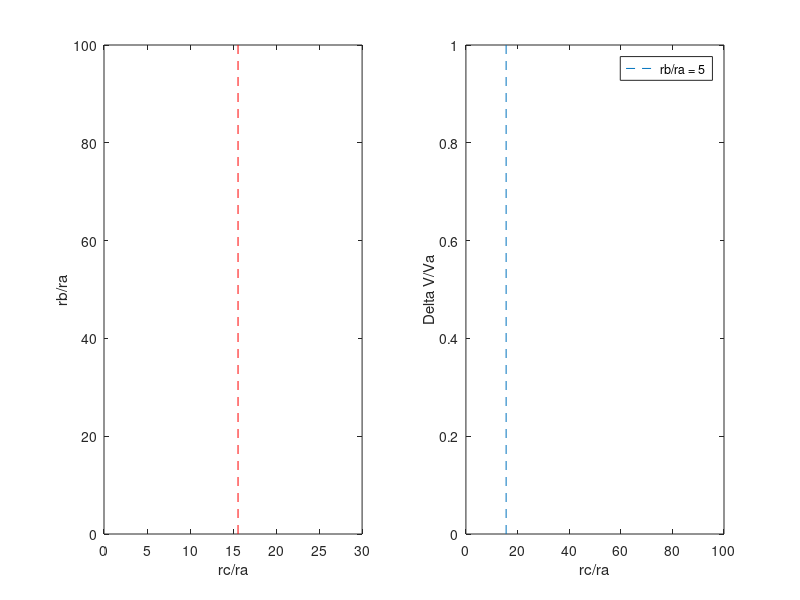

MATLAB code for this plot: (Note: this script raises an error after producing the figure.)
%Hohmann Transfer vs Bielliptic Transfer
%Haley McKenzie


%NOTE: Figures will not generate properly if program is only run once. MUST run a
%second time without closing the figures to view proper figures

clear
clc

%intiializing variables for common use or for loops
ra = 3600;
v = 10.52;
rcra = linspace(0.5,30,60);
rbra = linspace(0.5,100,200);
mu = 398600;
i = 1;
j = 1;
k = 1;
p = 1;

%timing
tic
%for loop to constructthe velocitu values
for p=1:length(rcra)
    for i = 1:length(rbra)
        %determining intitial values for each ratio set like radii and
        %semi-major axis
        rc = rcra(p)*ra;
        rb = rbra(i)*ra;
        a2 = (ra+rb)/2;
        a3 = (rb+rc)/2;
        ah = (ra+rc)/2;

        %constructing line with equal radii
        if round(rb) == round(rc)
            m(j) = rcra(p);
            n(j) = rbra(i);
            j = j+1;
        end

        %velocity of the bielliptic tranfer separated to prevent human
        %error
        vb1(p,i) = sqrt((2*mu/ra)-(mu/a2)) - sqrt(mu/ra);
        vb2(p,i) = sqrt((2*mu/rb)-(mu/a3)) - sqrt((2*mu/rb)-(mu/a2));
        vb3(p,i) = sqrt((2*mu/rc)-(mu/a3)) - sqrt(mu/rc);
        vb(p,i) = abs(vb1(p,i)) + abs(vb2(p,i)) + abs(vb3(p,i));
        %extra variable of vbar for both calculated though not used
        vbbar(p,i) = sqrt((2*(rcra(p))+rbra(i))/(rcra(p)*rbra(i))) -((-1+sqrt(rcra(p)))/sqrt(rcra(p))) - (sqrt(2/(rbra(i)*(1+rbra(i))))*(1-rbra(i)));
        
        %velocity of hohman transfer
        vh1(p,i) = sqrt(((2*mu)/ra)-(mu/ah)) - sqrt(mu/ra);
        vh2(p,i) = sqrt(mu/rc) - sqrt(((2*mu)/rc)-(mu/ah));
        vh(p,i) = abs(vh1(p,i)) + abs(vh2(p,i));
        rt = sqrt(2);
        %extra variable of vbar for both calculated though not used
        vhbar(p,i) = (1/sqrt(rcra(p)))-((rt*(1-rcra(p)))/sqrt(rcra(p)*(1+rcra(p)))) -1;

        %finding points where the two velocity costs are equal (or close to
        %equal due to matlab constraints)
        if (abs(vb(p,i) - vh(p,i)) < 0.0005) && (round(rb)~=round(rc)) && rbra(i)~=1
            g(k) = rcra(p);
            h(k) = rbra(i);
            k = k+1;
        end
        i=i+1;
    end
    p = p+1;
end

%timing
toc

%creating points for the critical value lines
lowcritx = [11.94 11.94];
lowcrity = [0 100];
highcritx = [15.58 15.58];
highcrity = [0 100];

%points to fill in the graph, estimated
%bottom region
z = [0 30 30];
w = [0 0 30];
%right side region
q = [12 12.5 13 13.5 14.5 15.5 30 30];
o = [100 91.5 48.5 33.5 21.5 16 30 100];

%creating the first plot
figure(1)
hold on
subplot(1,2,1)
fill(z,w,'c')
fill(q,o,'m')
plot(g,h,'color','k')
plot(m,n,'color','k')
plot(lowcritx,lowcrity,'lineStyle','--','Color','r')
plot(highcritx,highcrity,'LineStyle','--','Color','r')
xlabel("rc/ra")
ylabel("rb/ra")
axis([0 30 0 100])

%timing
toc

%initial values for the second plot
rcra1 = linspace(0,100,100);
rbra1 = 5;
rbra2 = 11.94;
rbra3 = 15.58;
rbra4 = 20;
rbra5 = 30;
rbra6 = 50;
rbra7 = 100;
rbra8 = 1000000;
b = 1;

%for loop to find curves for second plot
for b=1:length(rcra1)
    %for rb/ra = 5
    rb1 = rbra1*ra;
    rc1 = rcra1(b)*ra;
    a21 = (ra+rb1)/2;
    a31 = (rb1+rc1)/2;
    vb11(b) = sqrt((2*mu/ra)-(mu/a21)) - sqrt(mu/ra);
    vb21(b) = sqrt((2*mu/rb1)-(mu/a31)) - sqrt((2*mu/rb1)-(mu/a21));
    vb31(b) = sqrt((2*mu/rc1)-(mu/a31)) - sqrt(mu/rc1);
    vbtot1(b) = (abs(vb11(b)) + abs(vb21(b)) + abs(vb31(b)))/v;

    %for rb/ra = 11.94
    rb2 = rbra2*ra;
    rc2 = rcra1(b)*ra;
    a22 = (ra+rb1)/2;
    a32 = (rb1+rc1)/2;
    vb12(b) = sqrt((2*mu/ra)-(mu/a22)) - sqrt(mu/ra);
    vb22(b) = sqrt((2*mu/rb2)-(mu/a32)) - sqrt((2*mu/rb2)-(mu/a22));
    vb32(b) = sqrt((2*mu/rc2)-(mu/a32)) - sqrt(mu/rc2);
    vbtot2(b) = (abs(vb12(b)) + abs(vb22(b)) + abs(vb32(b)))/v;
    

    %for rb/ra = 15.58
    rb3 = rbra3*ra;
    rc3 = rcra1(b)*ra;
    a23 = (ra+rb1)/2;
    a33 = (rb1+rc1)/2;
    vb13(b) = sqrt((2*mu/ra)-(mu/a23)) - sqrt(mu/ra);
    vb23(b) = sqrt((2*mu/rb3)-(mu/a33)) - sqrt((2*mu/rb3)-(mu/a23));
    vb33(b) = sqrt((2*mu/rc3)-(mu/a33)) - sqrt(mu/rc3);
    vbtot3(b) = (abs(vb13(b)) + abs(vb23(b)) + abs(vb33(b)))/v;


    %for rb/ra = 20
    rb4 = rbra4*ra;
    rc4 = rcra1(b)*ra;
    a24 = (ra+rb4)/2;
    a34 = (rb4+rc4)/2;
    vb14(b) = sqrt((2*mu/ra)-(mu/a24)) - sqrt(mu/ra);
    vb24(b) = sqrt((2*mu/rb4)-(mu/a34)) - sqrt((2*mu/rb4)-(mu/a24));
    vb34(b) = sqrt((2*mu/rc4)-(mu/a34)) - sqrt(mu/rc4);
    vbtot4(b) = (abs(vb14(b)) + abs(vb24(b)) + abs(vb34(b)))/v;

    %for rb/ra = 30
    rb5 = rbra5*ra;
    rc5 = rcra1(b)*ra;
    a25 = (ra+rb5)/2;
    a35 = (rb5+rc5)/2;
    vb15(b) = sqrt((2*mu/ra)-(mu/a25)) - sqrt(mu/ra);
    vb25(b) = sqrt((2*mu/rb5)-(mu/a35)) - sqrt((2*mu/rb5)-(mu/a25));
    vb35(b) = sqrt((2*mu/rc5)-(mu/a35)) - sqrt(mu/rc5);
    vbtot5(b) = (abs(vb15(b)) + abs(vb25(b)) + abs(vb35(b)))/v;

    %for rb/ra = 50
    rb6 = rbra6*ra;
    rc6 = rcra1(b)*ra;
    a26 = (ra+rb6)/2;
    a36 = (rb6+rc6)/2;
    vb16(b) = sqrt((2*mu/ra)-(mu/a26)) - sqrt(mu/ra);
    vb26(b) = sqrt((2*mu/rb6)-(mu/a36)) - sqrt((2*mu/rb6)-(mu/a26));
    vb36(b) = sqrt((2*mu/rc6)-(mu/a36)) - sqrt(mu/rc6);
    vbtot6(b) = (abs(vb16(b)) + abs(vb26(b)) + abs(vb36(b)))/v;

    %for rb/ra = 100
    rb7 = rbra7*ra;
    rc7 = rcra1(b)*ra;
    a27 = (ra+rb7)/2;
    a37 = (rb7+rc7)/2;
    vb17(b) = sqrt((2*mu/ra)-(mu/a27)) - sqrt(mu/ra);
    vb27(b) = sqrt((2*mu/rb7)-(mu/a37)) - sqrt((2*mu/rb7)-(mu/a27));
    vb37(b) = sqrt((2*mu/rc7)-(mu/a37)) - sqrt(mu/rc7);
    vbtot7(b) = (abs(vb14(b)) + abs(vb24(b)) + abs(vb34(b)))/v;

    %for rb/ra = 1000000 approx. infinity
    rb8 = rbra8*ra;
    rc8 = rcra1(b)*ra;
    a28 = (ra+rb8)/2;
    a38 = (rb8+rc8)/2;
    vb18(b) = sqrt((2*mu/ra)-(mu/a28)) - sqrt(mu/ra);
    vb28(b) = sqrt((2*mu/rb8)-(mu/a38)) - sqrt((2*mu/rb8)-(mu/a28));
    vb38(b) = sqrt((2*mu/rc8)-(mu/a38)) - sqrt(mu/rc8);
    vbtot8(b) = (abs(vb18(b)) + abs(vb28(b)) + abs(vb38(b)))/v;

    %hohmann transfer curve
    rch = rcra1(b)*ra;
    ah1 = (ra+rch)/2;
    vh11(b) = sqrt(((2*mu)/ra)-(mu/ah1)) - sqrt(mu/ra);
    vh21(b) = sqrt(mu/rch) - sqrt(((2*mu)/rch)-(mu/ah1));
    vhtot1(b) = (abs(vh11(b)) + abs(vh21(b)))/v;
    b = b+1;
end

%timing
toc

%creating points for the critical value lines
lowcritx = [11.94 11.94];
lowcrity = [0 1];
highcritx = [15.58 15.58];
highcrity = [0 1];

%creating the second plot with all curves
hold on
subplot(1,2,2)
plot(rcra1, vbtot1, 'color', 'c')
plot(rcra1,vbtot2, 'color','g')
plot(rcra1,vbtot3,'color','y')
plot(rcra1,vbtot4,'color','m')
plot(rcra1,vbtot5,'color','r')
plot(rcra1,vbtot6,'color','b')
plot(rcra1,vbtot7)
plot(rcra1,vbtot8)
plot(rcra1,vhtot1,'color','k')
plot(lowcritx,lowcrity,'lineStyle','--')
plot(highcritx,highcrity,'LineStyle','--')
legend('rb/ra = 5','rb/ra = 11.94','rb/ra = 15.58','rb/ra = 20','rb/ra = 30','rb/ra = 50','rb/ra = 100','rb/ra = infinity','Hohmann')
xlabel("rc/ra")
ylabel("Delta V/Va")
axis([0 100 0 1])

%timing
toc

%function for left side plots
orbitvis

%function for right side plots
turningpoints
